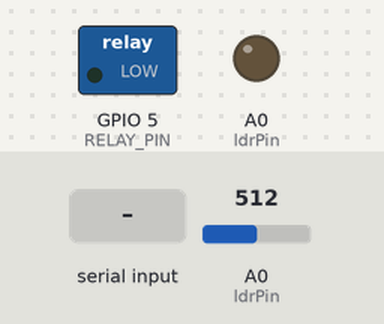
The sketch below on a simulated ESP8266 (NodeMCU). Shown: switched loads named in the sketch (green lamp = pin HIGH), output pins drawn as LEDs (lit = HIGH). The test bench sets the inputs (shaded band); at power-on: A0 (ldrPin) = 512. WiFi joins after 1.5 s; servers stay silent unless stated; what the sketch prints to the serial monitor is not drawn.

Above: at 0.1 s.
At 2.7 s:
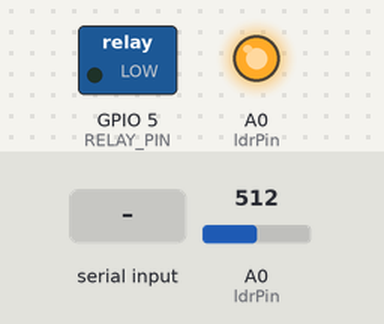
2.8 s: "1\n" received over Serial
At 4.2 s:
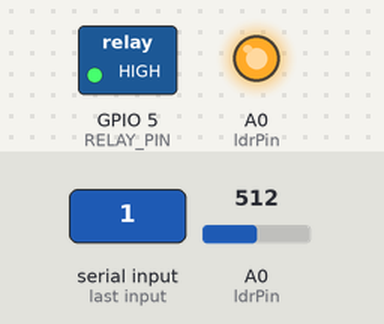
Timing chart, 0 to 5.8 s (numbered marks = the images above; inputs shaded):
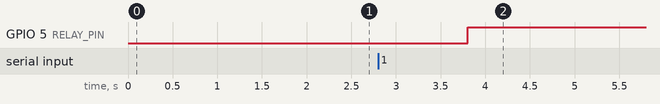

Measured:
- after the input at 2.8 s, GPIO 5 (RELAY_PIN): LOW → HIGH after 1.0 s

The sketch:

siramsis-nodemcu.ino
```cpp
#include <ESP8266WiFi.h>
#include <Wire.h>
#include <WiFiClient.h>
#include <ArduinoJson.h>

const int ldrPin = A0;
const int laserPin = 17;
const int RELAY_PIN = 5;
const int rainPin = 4;

int valve_status = 0;
int fog_status = 0;
int rain = 0;
int ldrStatus = 0;
int fog_status_before = 0;
int isFogTime = 0;
int toSend = 0;

String apiKey = "key apinya";
const char *ssid = "WiFi Name";
const char *pass = "password";
const char* server = "api.thingspeak.com";

WiFiClient client;

void setup() {
  Serial.begin(115200);

  Serial.println("Connecting to ");
  Serial.println(ssid);
  WiFi.begin(ssid, pass);
  while (WiFi.status() != WL_CONNECTED) {
    delay(500);
    Serial.print(".");
  }
  Serial.println("");
  Serial.println("WiFi connected");

  pinMode(ldrPin, INPUT);
  pinMode(rainPin,INPUT);
  pinMode(laserPin , OUTPUT);
  pinMode(RELAY_PIN, OUTPUT);

  digitalWrite(laserPin , HIGH);
}

void loop() {
  ldrStatus = analogRead(ldrPin);
  //int rain = digitalRead(rainPin);

  StaticJsonDocument<1000> doc;
  deserializeJson(doc, Serial);
  JsonObject root = doc.as<JsonObject>(); // get the root object
  auto error = deserializeJson(doc, Serial);
  if (error)
  {
    return;
  }

  Serial.println();
  Serial.println("JSON received and parsed");
  serializeJsonPretty(doc, Serial);
  Serial.println();
  rain = doc["rain"];

  if (ldrStatus < 860) {
    fog_status = 1;
    digitalWrite(RELAY_PIN, HIGH);
  } else {
    fog_status = 0;
    Serial.print(fog_status_before);
    Serial.print(fog_status);
    Serial.println("");

    if(fog_status_before == 1){
      if(isFogTime < 240){
        Serial.println("MENGALIR");
        digitalWrite(RELAY_PIN, LOW);
        valve_status = 1;
        isFogTime++;
      } else {
        Serial.println("TIDAK MENGALIR");
        digitalWrite(RELAY_PIN, HIGH);
        fog_status = 0;
        valve_status = 0;
      }
    }
  }

  fog_status_before = fog_status;
    Serial.print("Hujan: ");
    Serial.print(rain);
    Serial.print(", Fog: ");
    Serial.print(fog_status);
    Serial.print(", Valve: ");
    Serial.print(valve_status);
    Serial.print(", LDR: ");
    Serial.print(ldrStatus);

  Serial.println("");
  Serial.println(toSend);
  delay(5000);

  //180

  if(toSend == 3){
    if (client.connect(server, 80)) {
      String postStr = apiKey;
      postStr += "&field1=";
      postStr += String(rain);
      postStr += "&field2=";
      postStr += String(fog_status);
      postStr += "&field3=";
      postStr += String(valve_status);
      client.print("POST /update HTTP/1.1\n");
      client.print("Host: api.thingspeak.com\n");
      client.print("Connection: close\n");
      client.print("X-THINGSPEAKAPIKEY: " + apiKey + "\n");
      client.print("Content-Type: application/x-www-form-urlencoded\n");
      client.print("Content-Length: ");
      client.print(postStr.length());
      client.print("\n\n");
      client.print(postStr);
      Serial.print(". Send to Thingspeak.");
    }

    client.stop();
    Serial.println(" Waiting...");

    toSend = 0;
  } else {
    toSend++;
  }

}
```
